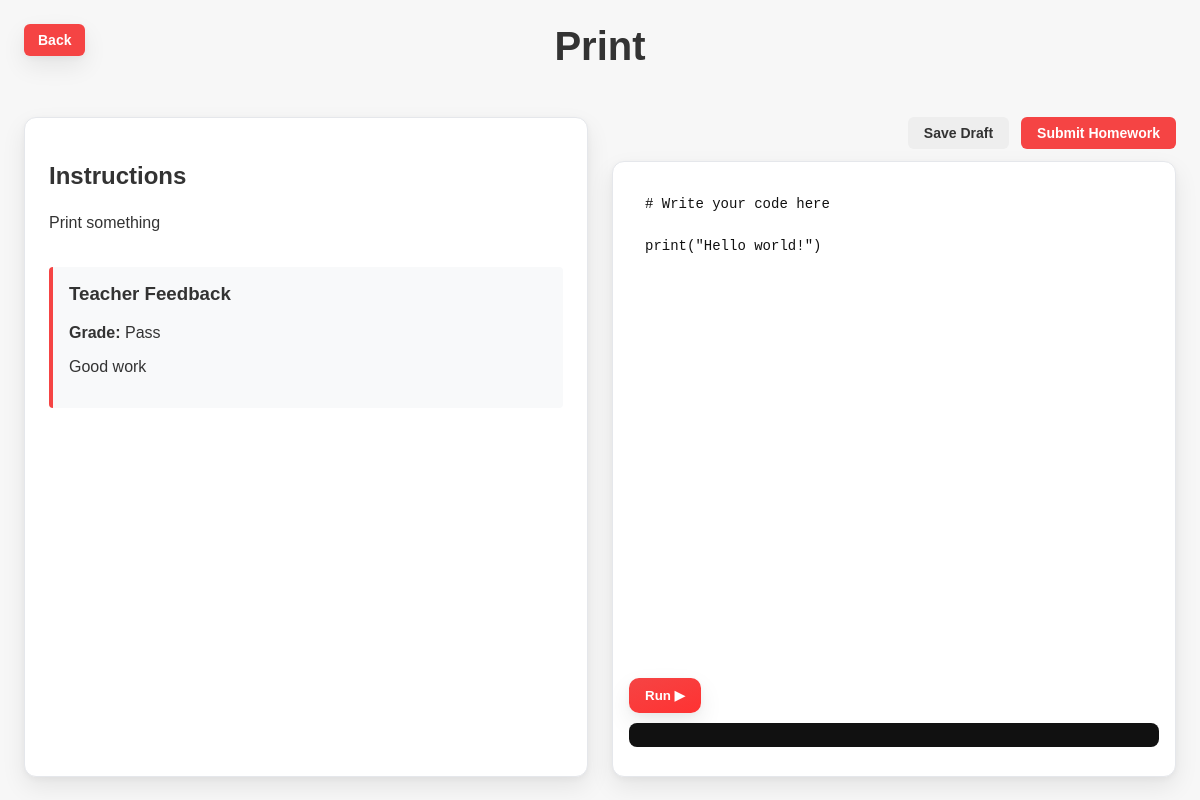
/homework/1/ (signed in), run on the app's committed database.
### homework/models.py (models this page shows, shortened)
class Assignment(models.Model):
    group = models.ForeignKey(Group, on_delete=models.CASCADE, related_name="assignments")
    source_template = models.ForeignKey(HomeworkTemplate, on_delete=models.SET_NULL, null=True, blank=True, help_text="Select a template to auto-fill fields")
    title = models.CharField(max_length=200)
    description = models.TextField()
    starter_code = models.TextField(default="# Write your code here", blank=True)
    due_date = models.DateTimeField(null=True, blank=True)
    created_at = models.DateTimeField(auto_now_add=True)

class Submission(models.Model):
    STATUS_CHOICES = [
        ('draft', 'In Progress'),
        ('submitted', 'Submitted'),
        ('graded', 'Graded'),
    ]
    assignment = models.ForeignKey(Assignment, on_delete=models.CASCADE, related_name="submissions")
    student = models.ForeignKey(User, on_delete=models.CASCADE, related_name="homework_submissions")
    code = models.TextField(blank=True)
    status = models.CharField(max_length=20, choices=STATUS_CHOICES, default='draft')
    grade = models.CharField(max_length=10, blank=True, help_text="e.g. A, 8/10, Pass")
    feedback = models.TextField(blank=True)
    submitted_at = models.DateTimeField(auto_now=True)
    class Meta:
        unique_together = ('assignment', 'student')

### homework/views.py (the view)
# urls.py: path('homework/<int:pk>/', views.homework_detail, name='homework_detail'),
@login_required
def homework_detail(request, pk):
    assignment = get_object_or_404(Assignment, pk=pk)
    if not request.user.groups.filter(pk=assignment.group.pk).exists():
        return redirect('homework')
    submission, created = Submission.objects.get_or_create(
        assignment=assignment,
        student=request.user,
        defaults={'code': assignment.starter_code}
    )
    return render(request, 'homework_detail.html', {
        'assignment': assignment,
        'submission': submission,
    })

### homework/templates/homework_detail.html (shortened to what this page needs)
{% load static %}
<!DOCTYPE html>
<html lang="en">
<head>
  <link rel="stylesheet" href="{% static 'pastpapers/style.css' %}">
  <link rel="stylesheet" href="{% static 'tutorial/style.css' %}">
  <link rel="stylesheet" href="{% static 'homework/style.css' %}">
</head>
<body>
  <header class="header">
    <a class="homebutton detail-back" href="{% url 'homework' %}">Back</a>
    <h1 class="title">{{ assignment.title }}</h1>
  </header>
  <main class="pp-detail-container">
    <section class="section-layout">
      <div class="desc-panel">
        <h2>Instructions</h2>
        <div style="line-height: 1.6;">
            {{ assignment.description|linebreaks }}
        </div>
        {% if submission.feedback %}
        <div style="margin-top: 32px; padding: 16px; background: #f8f9fa; border-left: 4px solid var(--primary); border-radius: 4px;">
            <h3 style="margin-top: 0;">Teacher Feedback</h3>
            <p><strong>Grade:</strong> {{ submission.grade }}</p>
            <div>{{ submission.feedback|linebreaks }}</div>
        </div>
        {% endif %}
      </div>
      <div class="editor-panel">
        <div class="toolbar">
            <button class="btn btn-save" id="saveBtn">Save Draft</button>
            <button class="btn btn-submit" id="submitBtn">Submit Homework</button>
        </div>
        <div class="py-runner">
          <textarea class="code" id="codeEditor" spellcheck="false">{{ submission.code }}</textarea>
          <div class="actions">
            <button class="run-btn" type="button">Run ▶</button>
          </div>
          <pre class="output" aria-label="Program output"></pre>
        </div>
      </div>
    </section>
  </main>
</body>
</html>

### pastpapers/static/pastpapers/style.css (style rules this page uses)
:root { --bg:#f7f7f7; --text:#333; --muted:#555; --primary:#f54444; --primary-hover:#c30404; --card:#fff; --border:#e5e7eb; --shadow:0 10px 25px rgba(0,0,0,.08), 0 2px 6px rgba(0,0,0,.04); --easy:#2ecc71; --medium:#f1c40f; --hard:#e74c3c; }
* { box-sizing:border-box }
body { margin:0;background:var(--bg);color:var(--text);font-family:Arial, sans-serif }
.homebutton { position:absolute; left:24px; top:24px; background:var(--primary); color:#fff; text-decoration:none; padding:8px 14px; border-radius:6px; transition:background .2s; }

### tutorial/static/tutorial/style.css (style rules this page uses)
:root { --bg:#fff; --text:#000; --muted:#555; --primary:#f54444; --primary-hover:#c30404; --card:#fff; --shadow:0 10px 25px rgba(0,0,0,.08), 0 2px 6px rgba(0,0,0,.04); }
* { box-sizing:border-box }
html,body { height:100% }
body { font-family: Arial, sans-serif; background: var(--bg); margin:0; color:var(--text); display:grid; grid-template-rows:auto 1fr; min-height:100vh; }
.header { position:relative; padding:24px 24px 8px; text-align:center }
.header .homebutton { position:absolute; left:24px; top:24px; background:var(--primary); color:#fff; text-decoration:none; padding:8px 14px; border-radius:6px; transition:background .2s; }
.title { margin:0; font-size:40px; color:var(--text) }
.py-runner { background:#fafafa; border:1px solid #eee; border-radius:12px; padding:16px; box-shadow:var(--shadow); }
.py-runner .code { width:100%; height:180px; font-family: ui-monospace, SFMono-Regular, Menlo, Consolas, 'Liberation Mono', monospace; font-size:14px; color:#111; background:#fff; border:1px solid #ddd; border-radius:8px; padding:12px; outline:none; }
.py-runner .actions { display:flex; align-items:center; gap:10px; margin-top:10px; }
.py-runner .run-btn { background:linear-gradient(160deg, var(--primary), #ff3232); color:#fff; border:none; border-radius:10px; padding:10px 16px; font-weight:600; cursor:pointer; box-shadow:var(--shadow); transition:transform .15s ease, box-shadow .15s ease; }
.py-runner .output { margin-top:10px; background:#111; color:#f2f2f2; padding:12px; border-radius:8px; max-height:220px; overflow:auto; }
.section-layout { display:grid; grid-template-columns: 1fr 1fr; gap:24px; width:100%; max-width:1200px; }
.homebutton { position:absolute; left:24px; top:24px; background:var(--primary); color:#fff; text-decoration:none; padding:8px 14px; border-radius:6px; transition:background .2s; }

### homework/static/homework/style.css (style rules this page uses)
:root { --bg: #f7f7f7; --text: #333; --muted: #555; --primary: #f54444; --primary-hover: #c30404; --card: #fff; --shadow: 0 10px 25px rgba(0,0,0,0.08), 0 2px 6px rgba(0,0,0,0.04); --border: #e5e7eb; }
* { box-sizing: border-box; }
html, body { height: 100%; }
body { font-family: Arial, sans-serif; background: var(--bg); color: var(--text); margin: 0; display: grid; grid-template-rows: auto 1fr; min-height: 100vh; }
.header { position: relative; padding: 24px; text-align: center; background: transparent; }
.title { margin: 0; font-size: 40px; color: var(--text); }
.homebutton { position: absolute; left: 24px; top: 24px; background: var(--primary); color: #fff; text-decoration: none; padding: 8px 14px; border-radius: 6px; transition: background 0.2s; font-weight: bold; font-size: 14px; border: none; cursor: pointer; box-shadow: var(--shadow); }
.pp-detail-container { max-width: 1400px; width: 100%; margin: 0 auto; padding: 24px; height: 100%; overflow: hidden; }
.section-layout { display: grid; grid-template-columns: 1fr 1fr; gap: 24px; align-items: start; height: calc(100vh - 140px); min-height: 0; }
.desc-panel { background: #fff; padding: 24px; border-radius: 12px; box-shadow: var(--shadow); overflow-y: auto; height: 100%; border: 1px solid var(--border); }
.editor-panel { display: flex; flex-direction: column; height: 100%; gap: 12px; }
.toolbar { display: flex; gap: 12px; justify-content: flex-end; }
.btn { padding: 8px 16px; border-radius: 6px; border: none; cursor: pointer; font-weight: bold; font-size: 14px; transition: background 0.2s; }
.btn-save { background: #eee; color: #333; }
.btn-submit { background: var(--primary); color: #fff; }
.py-runner { flex: 1; display: flex; flex-direction: column; background: #fff; border-radius: 12px; box-shadow: var(--shadow); overflow: hidden; border: 1px solid var(--border); }
.py-runner .code { flex: 1; width: 100%; padding: 16px; border: none; resize: none; font-family: 'Courier New', Courier, monospace; font-size: 14px; line-height: 1.5; outline: none; }

### data on the page
Assignment: title "Print", description "Print something"
Submission: grade "Pass", feedback "Good work", code "# Write your code here print(\"Hello world!\")"
